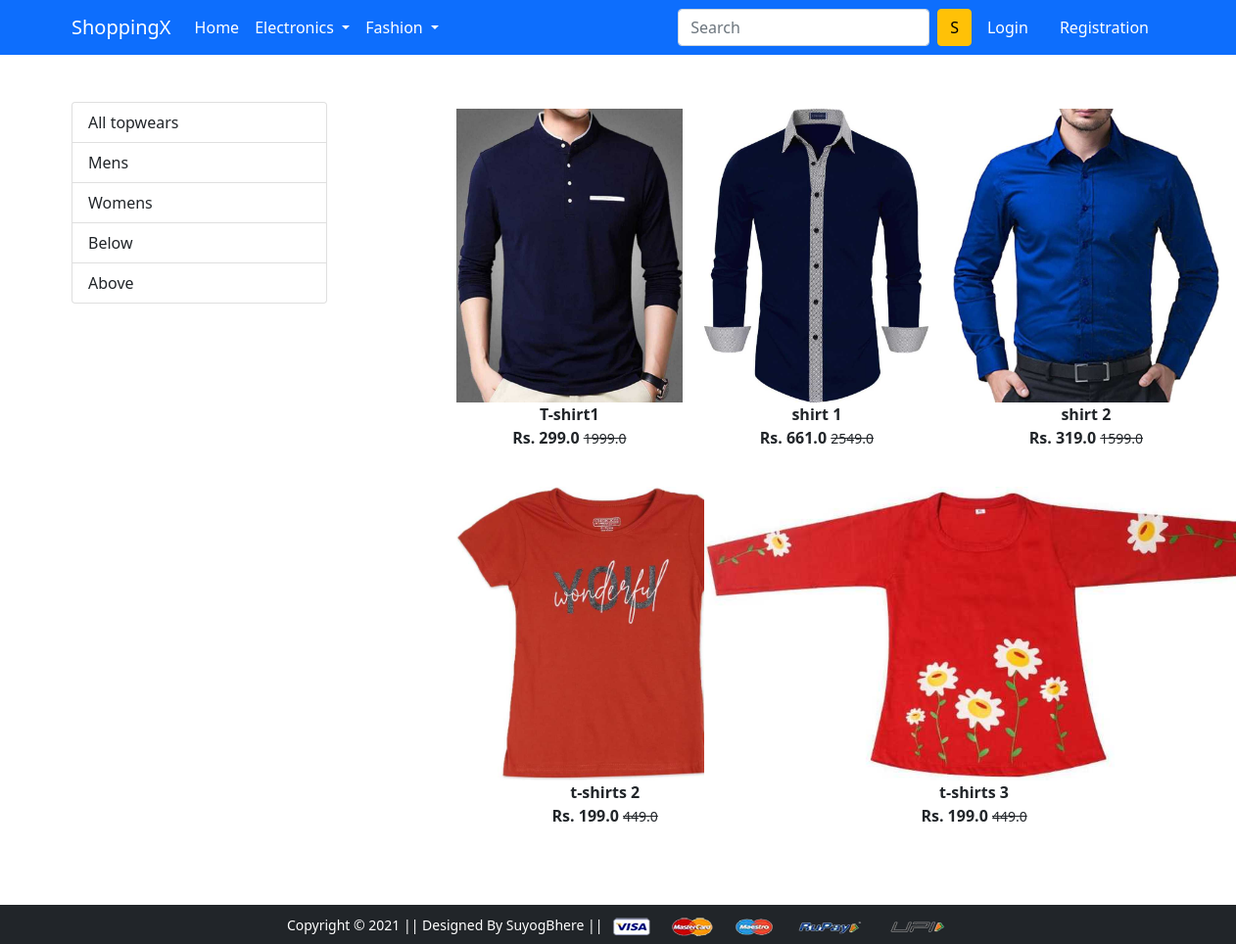
Screenshot of /topwear/ with the database file from the repository.
### app/models.py (models this page shows, shortened)
class Product(models.Model):
    title=models.CharField(max_length=100)
    selling_price=models.FloatField()
    discounted_price=models.FloatField()
    discription=models.TextField()
    brand=models.CharField(max_length=100)
    category=models.CharField(choices=CATEGORY_CHOICES,max_length=2)
    product_image=models.ImageField(upload_to='productimg')

### app/views.py (the view)
# urls.py: path('topwear/',views.topwear,name='topwear'),
def topwear(request,data=None):
    if data == None:
        topwear=Product.objects.filter(category='TW')
    elif data == 'Mens' or data == 'Womens':
        topwear=Product.objects.filter(category='TW').filter(brand=data)
    elif data == 'Below':
        topwear=Product.objects.filter(category='TW').filter(discounted_price__lt=500)
    elif data == 'Above':
        topwear=Product.objects.filter(category='TW').filter(discounted_price__gt=1000)
    return render(request,'app/topwear.html',{'topwear':topwear})

### app/templates/app/topwear.html (shortened to what this page needs)
{% extends 'app/base.html' %}
{% load static %}
{% block main-content %}
<div class="container my-5">
 <div class="row">
  <div class="col-sm-3">
    <div class='list-group'>
        <a href="{% url 'topwear' %}"  class='list-group-item list-group-item-action'>All topwears</a>
        <a href="{% url 'topweardata' 'Mens' %}" class='list-group-item list-group-item-action'>Mens</a>
        <a href="{% url 'topweardata' 'Womens' %}" class='list-group-item list-group-item-action'>Womens</a>
        <a href="{% url 'topweardata' 'Below' %}" class='list-group-item list-group-item-action'>Below</a>
        <a href="{% url 'topweardata' 'Above' %}" class='list-group-item list-group-item-action'>Above</a>
    </div>
  </div>
  <div class="col-sm-8 offset-sm-1">
    <div class="row">
        {% for product in topwear %}
            <div class="col-sm-4 text-center mb-4 ">
                <a href="{% url 'product-detail' product.id %}" class='btn'>
                    <div class='item'>
                        <img src="{{product.product_image.url}}" alt="" height="300" class="">
                        <div class='fw-bold'>
                            {{product.title}}
                        </div>
                        <div class='fw-bold'>Rs. {{product.discounted_price}}
                            <small class="fw-light text-decoration-line-through">{{product.selling_price}}</small>
                        </div>
                    </div>
                </a>
            </div>
        {% endfor %}
    </div>
  </div>
 </div>
</div>
{% endblock main-content %}

### rows the page displays
Product: product_image (picture), title "T-shirt1", discounted_price "299.0", selling_price "1999.0"
Product: product_image (picture), title "shirt 1", discounted_price "661.0", selling_price "2549.0"
Product: product_image (picture), title "shirt 2", discounted_price "319.0", selling_price "1599.0"
Product: product_image (picture), title "t-shirts 2", discounted_price "199.0", selling_price "449.0"
Product: product_image (picture), title "t-shirts 3", discounted_price "199.0", selling_price "449.0"
